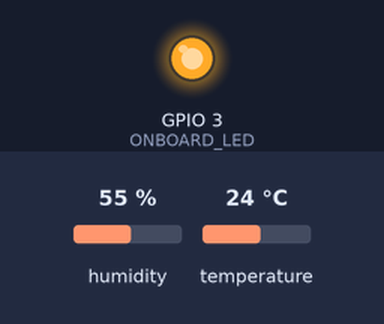
Bench run of a program on a simulated ESP8266 (NodeMCU). On the bench: output pins drawn as LEDs (lit = HIGH). Inputs (shaded band) come from the test bench; at power-on: humidity 55 %, temperature 24 °C. WiFi joins after 1.5 s; servers stay silent unless stated; what the program prints to the serial monitor is not drawn.

Above: at 6.8 s.
Timing chart, 0 to 14.9 s (numbered marks = the images above):
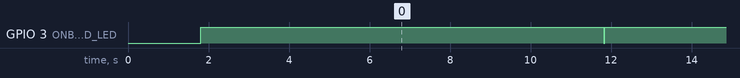

Measured:
- by itself, GPIO 3 (ONBOARD_LED): alternates HIGH for 10.0 s and LOW for 0.02 s

The program:

main.cpp
```cpp
/* Comment this out to disable prints and save space */
// #define BLYNK_PRINT Serial

#include <Arduino.h>
#include <ESP8266WiFi.h>
#include <DHT.h>
#include <BlynkSimpleEsp8266.h>

//// Use Blynk Static Provisioning since only expect 4 devices for my home micro weather station
// Auth Token for device 'Sta-1' : e5rGLloeOHCGjNomaR0KNbfHXSY1fVap
// Auth Token for device 'Sta-2' : a34l0ByU7ZeeQOrFla5lfbGqewr6mZI_
// Auth Token for device 'Sta-3' : CMg96HTDs7uTqv3LD6lmTSndMsIDCWgn
// Auth Token for device 'Sta-4' : L155ijUo03vRHYH1oasS3i-LYe0hCmcP

#define AUTH_STA1 "e5rGLloeOHCGjNomaR0KNbfHXSY1fVap"
#define AUTH_STA2 "a34l0ByU7ZeeQOrFla5lfbGqewr6mZI_"
#define AUTH_STA3 "CMg96HTDs7uTqv3LD6lmTSndMsIDCWgn"
#define AUTH_STA4 "L155ijUo03vRHYH1oasS3i-LYe0hCmcP"

char auth[] = AUTH_STA1;

// Use IOT Wifi Guest SSID on Asus

char ssid[] = "Oaks-IOT";
char pass[] = "";

#define DHTPIN 2          // ESP01S-DHT11 shield uses GPIO2 for sensor data
#define ONBOARD_LED  3

// Uncomment whatever type you're using!
#define DHTTYPE DHT11     // DHT 11
//#define DHTTYPE DHT22   // DHT 22, AM2302, AM2321
//#define DHTTYPE DHT21   // DHT 21, AM2301

// Initialize DHT sensor
DHT dht(DHTPIN, DHTTYPE);

BlynkTimer timer;

int rowIndex = 0;

// This function sends Arduino's up time every second to Virtual Pin (5).
// In the app, Widget's reading frequency should be set to PUSH. This means
// that you define how often to send data to Blynk App.
void sendSensor()
{
  float h = dht.readHumidity();
  float t = dht.readTemperature(); // or dht.readTemperature(true) for Fahrenheit

  if (isnan(h) || isnan(t)) {
    Serial.println("Failed to read from DHT sensor!");
    return;
  }

  Serial.print("Humidity: ");
  Serial.println(h);
  Serial.print("Temperature (C): ");
  Serial.println(t);

  // Humidity on Virutal Pin 5
  Blynk.virtualWrite(V5, h);
  Blynk.virtualWrite(V5, "add", rowIndex, "Humidity (S2)", h);
  //highlighting latest added row in table
  Blynk.virtualWrite(V5, "pick", rowIndex);
  rowIndex++;

  // Temperature (C) on Virtual Pin 6
  Blynk.virtualWrite(V6, t);
}

void setup()
{
  // Debug console
  Serial.begin(115200);

  pinMode(ONBOARD_LED,OUTPUT);

  Blynk.begin(auth, ssid, pass);
  // You can also specify server:
  //Blynk.begin(auth, ssid, pass, "blynk-cloud.com", 80);
  //Blynk.begin(auth, ssid, pass, IPAddress(192,168,1,100), 8080);

  //clean Humdity table at start
  Blynk.virtualWrite(V5, "clr");

  dht.begin();

  // Setup a function to be called every 10 seconds
  timer.setInterval(10000L, sendSensor);
}

void loop()
{
  Blynk.run();
  timer.run();

  digitalWrite(ONBOARD_LED,HIGH);
  delay(200);
  digitalWrite(ONBOARD_LED,LOW);
}
```
